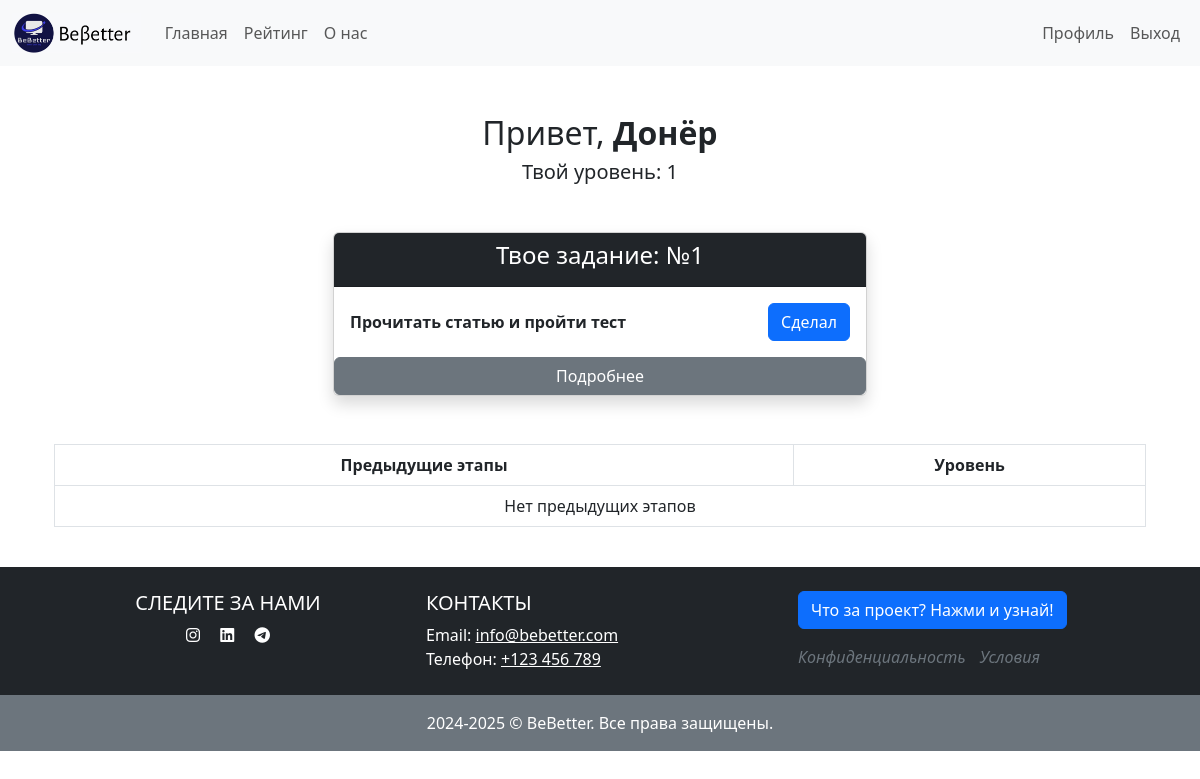
/ (signed in), run on the app's committed database.
### accounts/models.py (models this page shows, shortened)
class UserProfile(models.Model):
    CATEGORY_CHOICES = [
        ('science', 'Наука'),
        ('art', 'Искусство'),
        ('health', 'Медицина'),
        ('sport', 'Спорт'),
        ('it', 'IT'),
        ('business', 'Бизнес'),
    ]
    user = models.OneToOneField(User, on_delete=models.CASCADE, related_name='userprofile')
    birth_date = models.DateField(null=True, blank=True)  # Поле даты рождения
    level = models.IntegerField(default=1)  # Текущий уровень
    completed_tasks = models.IntegerField(default=0)  # Количество завершённых заданий
    current_task_number = models.IntegerField(default=1)  # Номер текущего задания
    category = models.CharField(max_length=20, choices=CATEGORY_CHOICES, default='science')  # Категория
    class Meta:
        app_label = 'accounts'

class Task(models.Model):
    level = models.ForeignKey(Level, on_delete=models.CASCADE, related_name='tasks')  # Привязка задачи к уровню
    category = models.ForeignKey(Category, on_delete=models.CASCADE, related_name='tasks')  # Привязка к категории
    task_name = models.CharField(max_length=255)
    description = models.TextField(null=True, blank=True)  # Описание задачи
    resource_link = models.URLField(blank=True, null=True)  # Ссылка на ресурс (статья/книга)
    task_number = models.IntegerField()  # Номер задания
    quote = models.TextField(null=True, blank=True)  # Цитата (необязательно)
    quote_author = models.CharField(max_length=255, null=True, blank=True)  # Автор цитаты (необязательно)

### accounts/views.py (the view)
# urls.py: path('', home, name='home'),
def home(request):
    if request.user.is_authenticated:
        user_profile = UserProfile.objects.get(user=request.user)
        current_task = Task.objects.filter(
            level__number=user_profile.level,  # Уровень пользователя
            task_number=user_profile.current_task_number,  # Номер текущего задания
            category__name=CATEGORIES[user_profile.category]  # Категория пользователя
        ).first()
        context = {
            "user_profile": user_profile,
            "current_task": current_task,  # Передаём задание в шаблон
        }
        return render(request, "home.html", context)
    else:
        return render(request, "welcome.html")

### accounts/templates/home.html (shortened to what this page needs)
{% extends "base.html" %}
{% block content %}
<div class="container mt-5">
    <div class="text-center mb-5">
        <h2>Привет, <strong>{{ user.first_name }}</strong></h2>
        <h5>Твой уровень: {{ user.userprofile.level }}</h5>
    </div>
    <div class="row mb-5">
        <div class="col-md-6 offset-md-3">
            <div class="card shadow">
                <div class="card-header bg-dark text-white text-center">
                    <h4>Твое задание: №{{ user_profile.current_task_number }}</h4>
                </div>
                <div class="card-body d-flex justify-content-between align-items-center">
                    <p class="mb-0"><strong>{{ current_task.task_name }}</strong></p>
                    <a href="{% url 'task' %}" class="btn btn-primary">Сделал</a>
                </div>
                <a href="{% url 'task' %}" class="btn btn-secondary">Подробнее</a>
            </div>
        </div>
    </div>
    <div class="table-responsive">
        <table class="table table-bordered text-center">
            <thead class="bg-dark text-white">
                <tr>
                    <th>Предыдущие этапы</th>
                    <th>Уровень</th>
                </tr>
            </thead>
            <tbody>
                {% if not previous_stages %}
                    <tr>
                        <td colspan="2">Нет предыдущих этапов</td>
                    </tr>
                {% endif %}
            </tbody>
        </table>
    </div>
</div>
{% endblock %}

### data on the page
UserProfile: current_task_number "1"
Task: task_name "Прочитать статью и пройти тест"

### other printed values
{{ user.first_name }} "Донёр"
{{ user.userprofile.level }} "1"
